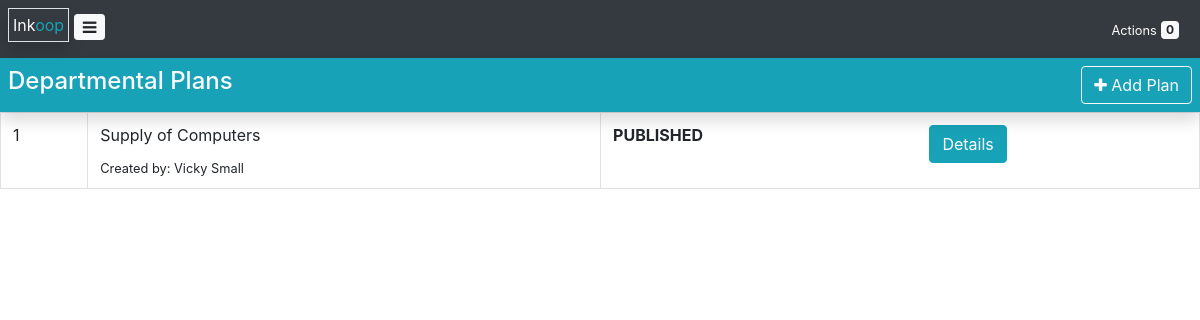
Page /planning/plan (signed in) on the committed database.
### planning/models.py (models this page shows, shortened)
class Plan(models.Model):
    alt_id = models.CharField(max_length=128, null=True)
    subject_of_procurement = models.CharField(max_length=128)
    procurement_type = models.ForeignKey(ProcurementType, on_delete=models.CASCADE)
    quantity = models.IntegerField()
    unit_of_measure = models.CharField(max_length=32)
    estimated_cost = models.IntegerField()
    source_of_funding = models.ForeignKey(Funder, on_delete=models.CASCADE)
    date_required_q1 = models.BooleanField()
    date_required_q2 = models.BooleanField()
    date_required_q3 = models.BooleanField()
    date_required_q4 = models.BooleanField()
    prepared_on = models.DateField(null=True)
    hod_approved_on = models.DateField(null=True)
    pdu_approved_on = models.DateField(null=True)
    consolidated_on = models.DateField(null=True)
    published_on = models.DateField(null=True)
    stage = models.CharField(max_length=16, default='PREPARATION', null=True)
    date_initiated = models.DateTimeField(auto_now_add=True)
    initiator = models.ForeignKey(User, on_delete=models.CASCADE, related_name='initiated_plan_set', null=True)
    incharge = models.ForeignKey(User, on_delete=models.CASCADE, related_name='incharge_plan_set', null=True)
    user_department = models.ForeignKey(UserDepartment, on_delete=models.CASCADE)
    expense = models.ForeignKey(Expense, on_delete=models.CASCADE)
    consolidation_group = models.ForeignKey(ConsolidationGroup, on_delete=models.CASCADE, null=True)

### planning/views/plan.py (the view)
# urls.py: path('plan', get_plans, name='get_plans'),
def get_plans(request):
    plans = Plan.objects.filter(user_department=get_user(request).profile.user_department)
    select_plan_procurement_type_form = SelectPlanProcurementTypeForm()
    context = {"plans":plans, "select_plan_procurement_type_form":select_plan_procurement_type_form}
    return render(request, 'plan/plans.html', context)

### context_processors.py (called while the page is built)
def entity(request):
	return {
		"entity_name": settings.ENTITY_NAME,
		"entity_code": settings.ENTITY_CODE,
		"FY": settings.FINANCIAL_YEAR,
		"FY_start": settings.FY_START_DATE,
		"FY_stop": settings.FY_STOP_DATE,
	}

### core/context_processors.py (called while the page is built)
def timing(request):
	planning_process = Timing.objects.get(process="Planning")
	initiation_process = Timing.objects.get(process="Initiation")
	current_process = get_current_process()
	time_format = "M, d yy H:i"
	date_format = "F d, Y"
	return {
		"planning_process": planning_process,
		"initiation_process": initiation_process,
		"current_process": current_process,
		"time_format": time_format,
		"date_format": date_format
	}

def user_profile(request):
	user = get_user(request)
	kwargs = {"ao": get_ao()}
	if user.is_authenticated:
		kwargs["profile"] = user.profile
		kwargs["user_department"] = kwargs["profile"].user_department
		kwargs["pdu_head"] = get_pdu_head()
	return kwargs

def actions(request):
	user = get_user(request)
	if user.is_authenticated:
		kwargs = {
			"plan_actions":user.incharge_plan_set.filter(consolidated_on=None),
			"requisition_actions":user.incharge_requisition_set.filter(ao_approved_on=None),
			"pdu_actions":[],
			"ao_actions":[]
		}
		kwargs["action_count"] = kwargs["plan_actions"].count() + kwargs["requisition_actions"].count() + len(kwargs["pdu_actions"]) + len(kwargs["ao_actions"])
		return kwargs
	return {}

### core/models.py (called while the page is built)
    def is_valid(self):
        if self.start and self.stop and self.submission_deadline:
            if self.start < self.submission_deadline <= self.stop:
                return True
        return False

    def __str__(self):
        return self.name

### templatetags/app_tags.py (called while the page is built)
@register.filter(name="currency")
def currency(value):
	if isinstance(value, int):
		return f'{value:,} {settings.CURRENCY}'
	return value

@register.simple_tag
def render_field(field, **kwargs):
	template_file = 'string-field.html'
	widget = field.field.widget
	if hasattr(widget, 'input_type'):
		if widget.input_type == 'checkbox':
			template_file = 'checkbox-field.html'
		elif field.field.widget.input_type == 'radio':
			template_file = 'radio-field.html'
	string_field_template = template.loader.get_template(f'widgets/{template_file}')
	as_widget = field.as_widget(attrs=kwargs)
	context = {"field": field, "as_widget":as_widget}
	return string_field_template.render(context)

### utils.py (called while the page is built)
def get_pdu_head():
	pdu = UserDepartment.objects.get(is_pdu=True)
	return pdu.hod

def get_ao():
	ao = Profile.objects.get(is_ao=True)
	return ao.user

### planning/templates/plan/plans.html (shortened to what this page needs)
    {% extends 'user-base.html' %}
{% block content %}
<div class="container-fluid p-0">
    <div class="bg-info p-2 shadow fixed d-flex">
        <div class="flex-fill m-auto">
            <h4 class="text-light">Departmental Plans</h4>
        </div>
        <div align="right">
            <button class="btn btn-outline-light" data-toggle="modal" data-target="#selectPlanExpenseModal"><span class="fa fa-plus"></span> Add Plan</button>
        </div>
    </div>
    <table class="table table-responsive-sm border">
        <tbody>
            {% for plan in plans %}
                <tr>
                    <td>{{ plan.id }}</td>
                    <td class="border m-auto">
                        <p>{{ plan.subject_of_procurement }}</p>
                        <small>Created by: {{plan.initiator.first_name}} {{plan.initiator.last_name}}</small>
                    </td>
                    <td>{% if plan.stage %}Waiting for <strong>{{ plan.stage }}{% else %}<strong>PUBLISHED</strong>{% endif %}</strong> </td>
                    <td><a href="{% url 'planning:get_plan' plan_id=plan.id %}" class='btn btn-info'>Details</a></td>
                </tr>
            {% empty %}
                <div class="container" align="center">
                    <label class="display-4 text-muted">No plans!</label>
                    <hr>
                    <button class="btn btn-primary" data-toggle="modal" data-target="#selectPlanExpenseModal"><span class="fa fa-plus"></span> Add Plan</button>
                </div>
            {% endfor %}
        </tbody>
    </table>
</div>
{% endblock %}

### static/css/style.css (style rules this page uses)
.fixed { position: sticky; top:0; z-index:100; }
a { text-decoration: none; }

### rows in the picture
Plan: id "1", subject_of_procurement "Supply of Computers", initiator.first_name "Vicky", initiator.last_name "Small", shows "PUBLISHED"

### other values in the picture
{{ action_count }} "0"
